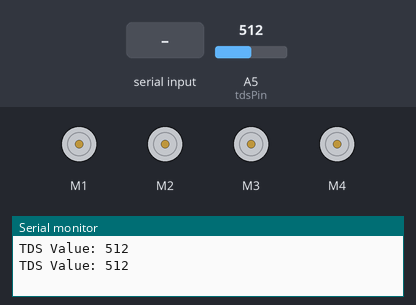
A sketch run on a simulated Arduino Uno, built with avr-gcc and run on an emulated ATmega328P. Shown: 4 × DC motor (green arrow = forward, orange = backward, longer = faster), the last lines printed to the serial monitor. The inputs (shaded band) are chosen by the test bench; at power-on: A5 (tdsPin) = 512.

Above: at 1.2 s.
1.3 s: "U" received over Serial
At 2.6 s:
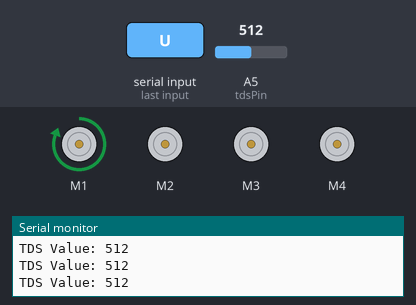
3.5 s: "D" received over Serial
At 5.2 s:
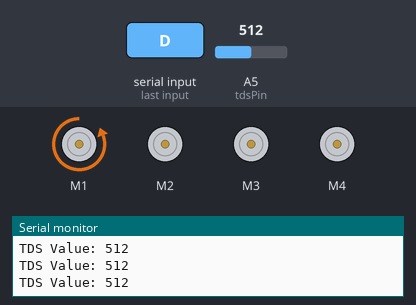
5.5 s: "L" received over Serial
At 6.9 s:
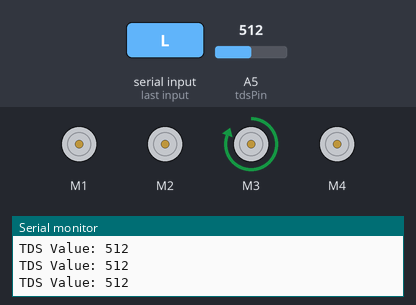
7.5 s: "R" received over Serial
At 8.5 s:
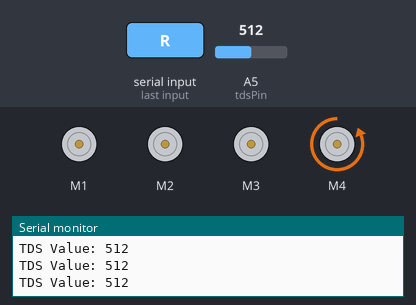
9.5 s: "1" received over Serial
At 11.3 s:
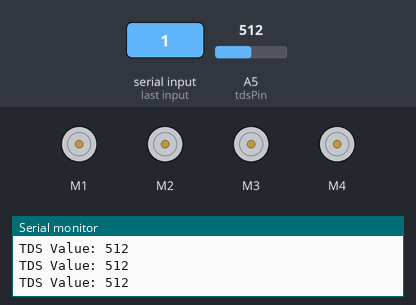
Timing chart, 0 to 12.8 s (numbered marks = the images above; inputs shaded):
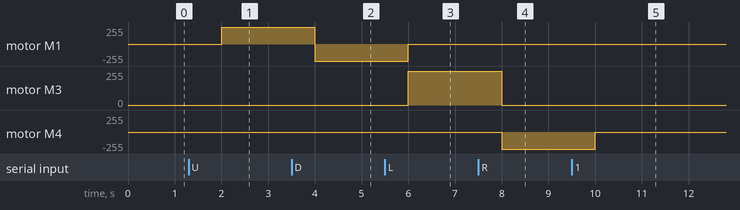

Measured:
- after the input at 1.3 s, motor M1: stopped → forward 255/255 after 0.70 s
- after the input at 3.5 s, motor M1: forward 255/255 → backward 255/255 after 0.50 s
- after the input at 5.5 s, motor M1: backward 255/255 → stopped after 0.50 s; motor M3: stopped → forward 255/255 after 0.50 s
- after the input at 7.5 s, motor M3: forward 255/255 → stopped after 0.50 s; motor M4: stopped → backward 255/255 after 0.50 s
- after the input at 9.5 s, motor M4: backward 255/255 → stopped after 0.51 s

The sketch:

two.ino
```cpp
#include <AFMotor.h>

// Initialize motors pins
AF_DCMotor motor1(1, MOTOR12_1KHZ);
AF_DCMotor motor2(2, MOTOR12_1KHZ);
AF_DCMotor motor3(3, MOTOR34_1KHZ);
AF_DCMotor motor4(4, MOTOR34_1KHZ);

char command;

const int tdsPin = A5; // Analog pin A0 for TDS sensor

void setup() {
  Serial.begin(9600);  // Set the baud rate to your Bluetooth module.
}

void loop(){
  if(Serial.available() > 0){
    command = Serial.read();
    Stop(); // Initialize with motors stopped
    // Change pin mode only if new command is different from previous.
    // Serial.println(command);
    switch(command){
      case 'U':
        forward();
        break;
      case 'D':
        back();
        break;
      case 'L':
        left();
        break;
      case 'R':
        right();
        break;
    }
  }

  // Read and display TDS sensor value
  int tdsValue = analogRead(tdsPin);
  Serial.print("TDS Value: ");
  Serial.println(tdsValue);
  delay(1000); // Adjust delay as needed
}

void forward() {
  motor1.setSpeed(255); // Define maximum velocity
  motor1.run(FORWARD); // Rotate the motor clockwise
}

void back() {
  motor1.setSpeed(255); // Define maximum velocity
  motor1.run(BACKWARD); // Rotate the motor clockwise
}

void left() {
  motor3.setSpeed(255); // Define maximum velocity
  motor3.run(FORWARD);  // Rotate the motor clockwise
}

void right() {
  motor4.setSpeed(255); // Define maximum velocity
  motor4.run(BACKWARD); // Rotate the motor anti-clockwise
}

void Stop() {
  motor1.setSpeed(0); // Define minimum velocity
  motor1.run(RELEASE); // Stop the motor when release the button
  motor2.setSpeed(0); // Define minimum velocity
  motor2.run(RELEASE); // Rotate the motor clockwise
  motor3.setSpeed(0); // Define minimum velocity
  motor3.run(RELEASE); // Stop the motor when release the button
  motor4.setSpeed(0); // Define minimum velocity
  motor4.run(RELEASE); // Stop the motor when release the button
}
```
